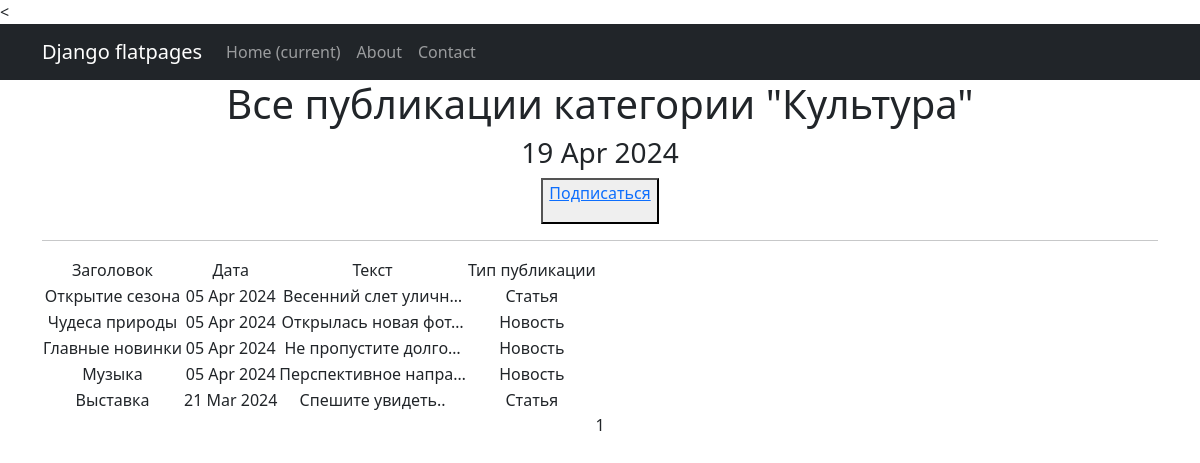
The app's page /categories/2 with its own data.
### news/models.py (models this page shows, shortened)
class Category(models.Model):
    name = models.CharField(max_length=30, unique=True)
    subscribers = models.ManyToManyField(User, blank=True, related_name='categories')

class Post(models.Model):
    news = "NW"
    articles = "AR"
    POST_TYPES = [
        (news, "Новость"),
        (articles, "Статья")
    ]
    author = models.ForeignKey(Author, on_delete=models.CASCADE)
    post_type = models.CharField(max_length=2, choices=POST_TYPES, default=news)
    date_in = models.DateTimeField(auto_now_add=True)
    category = models.ManyToManyField(Category, through="PostCategory")
    title = models.CharField(max_length=255)
    text = models.TextField()
    rating = models.IntegerField(default=0)

### news/views.py (the view)
# urls.py: path('categories/<int:pk>', CategoryListView.as_view(), name='category_list'),
class CategoryListView(PostList):
    model = Post
    template_name = 'category_list.html'
    context_object_name = 'category_news_list'
    def get_queryset(self):
        self.category = get_object_or_404(Category, id=self.kwargs['pk'])
        queryset = Post.objects.filter(category=self.category).order_by("-date_in")
        return queryset
    def get_context_data(self, **kwargs):
        context = super().get_context_data(**kwargs)
        context['is_not_subscriber'] = self.request.user not in self.category.subscribers.all()
        context['category'] = self.category
        return context

### news/views.py (called while the page is built)
    def get_context_data(self, **kwargs):
        context = super().get_context_data(**kwargs)
        context['time_now'] = datetime.utcnow()
        return context

### templates/category_list.html (shortened to what this page needs)
{% extends 'flatpages/default.html' %}
{% block content %}
   <h1>Все публикации категории "{{ category.name }}"</h1>
   <h3>{{ time_now|date:'d M Y' }}</h3>
   {% if is_not_subscriber %}
      <button><p class="text-center"><a href="{% url 'subscribe' category.id %}">Подписаться</a></p></button>
   {% endif %}
   <hr>
   {% if category_news_list %}
       <table>
           <tr>
               <td>Заголовок</td>
               <td>Дата</td>
               <td>Текст</td>
               <td>Тип публикации</td>
           </tr>
           {% for post in category_news_list %}
           <tr>
               <td>{{ post.title }}</td>
               <td>{{ post.date_in|date:'d M Y' }}</td>
               <td>{{ post.text|truncatechars:20 }}</td>
               <td>{{ post.get_post_type_display }}</td>
           </tr>
           {% endfor %}
       </table>
   {% else %}
       <h2>Новостей нет!</h2>
   {% endif %}
   {{ page_obj.number }}
{% endblock content %}

### templates/flatpages/default.html (shortened to what this page needs)
<!DOCTYPE html>
<html lang="en">
    <head>
        {% load static %}
        <link href="{% static 'css/styles.css' %}" rel="stylesheet" />
    </head>
    <body>
        <<nav class="navbar navbar-expand-lg navbar-dark bg-dark static-top">
           <div class="container">
               <a class="navbar-brand" href="#">Django flatpages</a>
               <div class="collapse navbar-collapse" id="navbarResponsive">
                   <ul class="navbar-nav ml-auto">
                       <li class="nav-item active">
                           <a class="nav-link" href="#">Home
                               <span class="sr-only">(current)</span>
                           </a>
                       </li>
                       <li class="nav-item">
                           <a class="nav-link" href="/about/">About</a>
                       </li>
                       <li class="nav-item">
                           <a class="nav-link" href="/contacts/">Contact</a>
                       </li>
                   </ul>
               </div>
           </div>
        </nav>
        <div class="container">
            <div class="row">
               <div class="col-lg-12 text-center">
                   {% block content %}{% endblock content %}
                </div>
            </div>
        </div>
    </body>
</html>

### records on screen
Category: name "Культура"
Post: title "Открытие сезона", date_in "05 Apr 2024", text "Весенний слет уличн…", post_type "Статья"
Post: title "Чудеса природы", date_in "05 Apr 2024", text "Открылась новая фот…", post_type "Новость"
Post: title "Главные новинки", date_in "05 Apr 2024", text "Не пропустите долго…", post_type "Новость"
Post: title "Музыка", date_in "05 Apr 2024", text "Перспективное напра…", post_type "Новость"
Post: title "Выставка", date_in "21 Mar 2024", text "Спешите увидеть..", post_type "Статья"

### other values on screen
{{ time_now|date:'d M Y' }} "19 Apr 2024"
{{ page_obj.number }} "1"
